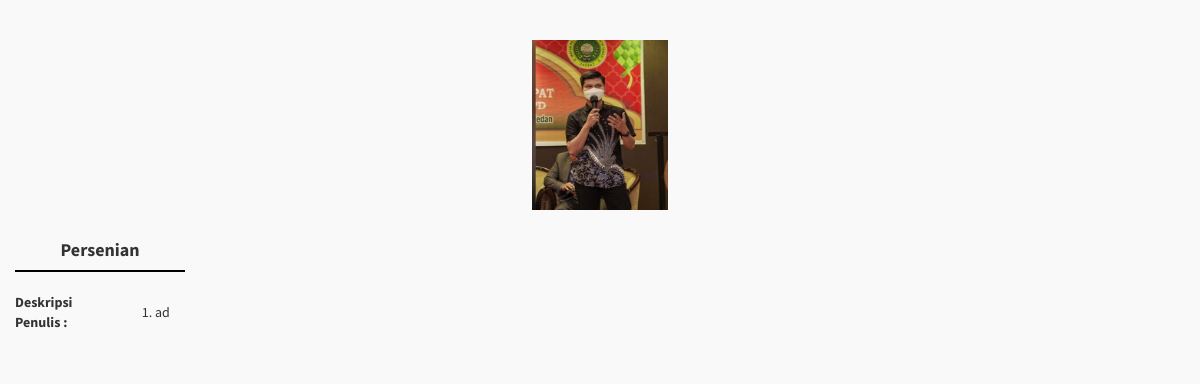
Screenshot of /pages/api_wv_profile_penulis.php with the database file from the repository.
### tables this page shows
CREATE TABLE `tb_profil_penulis` (
  `id_profil_penulis` int(11) NOT NULL,
  `nama_profil_penulis` varchar(100) NOT NULL,
  `deskripsi_penulis` varchar(3000) NOT NULL,
  `gambar_penulis` varchar(255) NOT NULL,
  `created_at` timestamp NOT NULL DEFAULT current_timestamp() ON UPDATE current_timestamp()
);

### pages/api_wv_profile_penulis.php (the view, shortened to what this page needs)
<?php
include '../connect/koneksi.php';
$query_profile_penulis = mysqli_query($con, "SELECT * FROM tb_profil_penulis ORDER BY id_profil_penulis ASC LIMIT 1");
$json_response_penulis = array();
while ($data_profile = mysqli_fetch_array($query_profile_penulis)) {
  array_push($json_response_penulis, array(
    "id_profil_penulis" => $data_profile['id_profil_penulis'],
    "nama_profil_penulis" => $data_profile['nama_profil_penulis'],
    "deskripsi_penulis" => $data_profile['deskripsi_penulis'],
    "gambar_penulis" => $data_profile['gambar_penulis'],
    "created_at" => $data_profile['created_at']
  ));
}
$json_response_penulis = json_encode(array(
  "status" => "success",
  "result" => $json_response_penulis
));
?>
<!DOCTYPE html>
<html>
<head>
  <link href="../css/bootstrap.min.css" rel="stylesheet" type="text/css" />
  <link href="../css/font-awesome.min.css" rel="stylesheet" type="text/css" />
  <link href="../css/bootstrap-wysihtml5/bootstrap3-wysihtml5.min.css" rel="stylesheet" type="text/css" />
  <link href="../css/AdminLTE.css" rel="stylesheet" type="text/css" />
</head>
<body class="skin-black">
  <?php
  $json_response_penulis = json_decode($json_response_penulis, true);
  ?>
  <section class="content">
    <div class="row" style="margin-top: 20px;">
      <center>
        <img src="../gambar/penulis/<?= $json_response_penulis["result"][0]['gambar_penulis'] ?>" width="136px" height="170px" class="mx-auto d-block" alt="penulis">
      </center>
    </div>
    <div class="row" style="margin-top: 20px;">
      <center>
      <div class="col-md-2">
        <h4 class="text-justify"><strong><?= $json_response_penulis["result"][0]['nama_profil_penulis'] ?></strong></h4>
        <div class="horizontal_line"></div>
      </div>
      </center>
    </div>
    <div class="row" style="margin-top: 20px;">
      <div class="col-md-1">
        <label>Deskripsi Penulis :</label>
      </div>
      <div class="col-md-2">
        <p class="text-justify"><?= $json_response_penulis["result"][0]['deskripsi_penulis'] ?></p>
      </div>
    </div>
  </section>
</body>
</html>

### css/AdminLTE.css (style rules this page uses)
html, body { overflow-x: hidden!important; font-family: 'Source Sans Pro', sans-serif; -webkit-font-smoothing: antialiased; min-height: 100%; background: #f9f9f9; }
.content { padding: 20px 15px; background: #f9f9f9; }
h1, h2, h3, h4, h5, h6, .h1, .h2, .h3, .h4, .h5, .h6 { font-family: 'Source Sans Pro', sans-serif; }
img { max-width: 100%important; }

### pages/api_wv_profile_penulis.php (style rules this page uses)
.horizontal_line { border-top: 2px solid black; height: 2px; width: 170px; }

### rows the page displays
tb_profil_penulis: gambar_penulis (picture), nama_profil_penulis "Persenian", deskripsi_penulis "ad"
